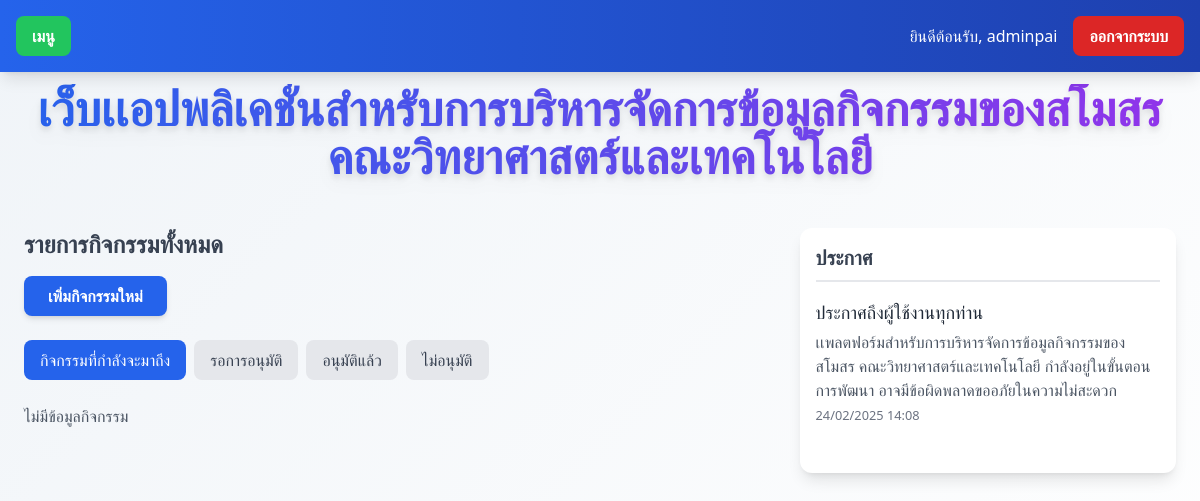
Page / (signed in) on the earlier database version.
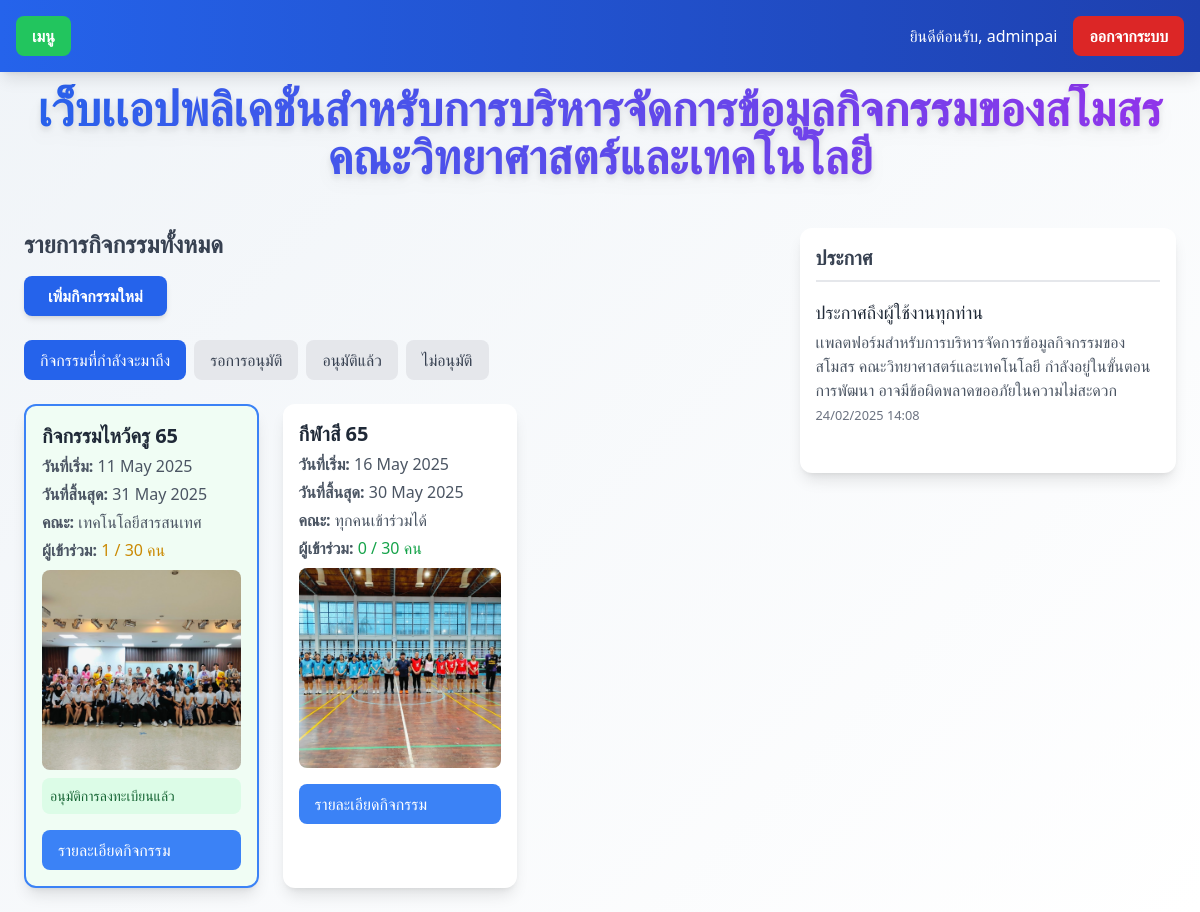
Same page on the later database version.
### myapp/models.py (models this page shows, shortened)
class Announcement(models.Model):
    title = models.CharField(max_length=200)  # หัวข้อประกาศ
    content = models.TextField()  # เนื้อหาประกาศ
    created_at = models.DateTimeField(auto_now_add=True)  # เวลาประกาศอัตโนมัติ

class Activity(models.Model):
    name = models.CharField(
        max_length=255,
        verbose_name='ชื่อกิจกรรม'
    )
    description = models.TextField(
        verbose_name='รายละเอียดกิจกรรม'
    )
    start_date = models.DateField(
        verbose_name='วันที่เริ่มจัดกิจกรรม',
        default=datetime.date.today
    )
    end_date = models.DateField(
        verbose_name='วันที่สิ้นสุดกิจกรรม',
        null=True,  # ยอมให้เป็น NULL
        blank=True  # สามารถทิ้งว่างได้ในฟอร์ม
    )
    created_by = models.ForeignKey(
        CustomUser,
        on_delete=models.CASCADE,
        verbose_name='ผู้สร้างกิจกรรม'
    )
    FACULTY_CHOICES = [
        ('all', 'ทุกคนเข้าร่วมได้'),
        ('CS', 'วิทยาการคอมพิวเตอร์'),
        ('CCS', 'วิทยาศาสตร์เครื่องสำอาง'),
        ('OHS', 'อาชีวอนามัยและความปลอดภัย'),
        ('EHS', 'อนามัยสิ่งแวดล้อมและสาธารณภัย'),
        ('MS', 'วิทยาศาสตร์การแพทย์'),
        ('GS', 'วิทยาศาสตร์ทั่วไป'),
        ('IT', 'เทคโนโลยีสารสนเทศ'),
        ('BIB', 'อุตสาหกรรมชีวภาพเพื่อธุรกิจ'),
        ('CYB', 'ความมั่นคงปลอดภัยไซเบอร์'),
    ]
    faculty = models.CharField(
        max_length=10,
        choices=FACULTY_CHOICES,
        default='all',
        verbose_name='คณะที่จัดกิจกรรม'
    )
    max_participants = models.IntegerField(
        default=0,  # เปลี่ยนจาก 30 เป็น 0 ซึ่งหมายถึงไม่จำกัด
        verbose_name='จำนวนผู้เข้าร่วมสูงสุด',
        help_text='กำหนดเป็น 0 หากไม่ต้องการจำกัดจำนวนผู้เข้าร่วม'
    )
    def get_current_participants(self):
        return self.participation_set.filter(status='approved').count()
    def is_full(self):
        if self.max_participants == 0:  # ถ้าเป็น 0 แสดงว่าไม่จำกัด
            return False
        return self.get_current_participants() >= self.max_participants
    def get_capacity_color(self):
        current = self.get_current_participants()
        if current >= self.max_participants:
            return 'bg-red-100'
        elif current >= (self.max_participants * 0.5):
            return 'bg-yellow-100'
        return 'bg-green-100'
    class Meta:
        verbose_name = 'กิจกรรม'
        verbose_name_plural = 'กิจกรรมทั้งหมด'

class ActivityImage(models.Model):
    activity = models.ForeignKey(
        'Activity',  # ใช้ 'Activity' ในการอ้างอิงโมเดล Activity
        on_delete=models.CASCADE,
        related_name='images',  # ใช้ related_name เพื่อเข้าถึงรูปภาพของกิจกรรมได้ง่าย
        verbose_name='กิจกรรม'  # กิจกรรมที่มีรูปภาพ
    )
    image = models.ImageField(
        upload_to='activity_images/',
        verbose_name='รูปภาพ'  # อัปโหลดไปที่โฟลเดอร์ activity_images/
    )
    class Meta:
        verbose_name = 'รูปภาพกิจกรรม'
        verbose_name_plural = 'รูปภาพทั้งหมด'

### myapp/views.py (the view)
# urls.py: path('', views.index, name='home'),  # ใช้ index เป็นหน้าแรก
def index(request):
    filter_type = request.GET.get('filter', 'upcoming')
    current_datetime = timezone.now()
    announcements = Announcement.objects.order_by('-created_at')
    if filter_type == 'upcoming':
        activities = Activity.objects.filter(
            end_date__gte=current_datetime.date()
        ).order_by('start_date')
    elif filter_type in ['pending', 'approved', 'rejected'] and request.user.is_authenticated:
        activities = Activity.objects.filter(
            participation__student=request.user,
            participation__status=filter_type
        ).distinct()
    else:
        activities = Activity.objects.all().order_by('-start_date')
    for activity in activities:
        activity.current_participants = activity.get_current_participants()
        activity.is_activity_full = activity.is_full()
        activity.capacity_color = activity.get_capacity_color()
    context = {
        'activities': activities,
        'current_filter': filter_type,
        'announcements': announcements,
        'current_date': current_datetime.date()
    }
    return render(request, 'index.html', context)

### myapp/templatetags/custom_filters.py (called while the page is built)
@register.filter
def get_participation(activity, user):
    return activity.participation_set.filter(student=user).first()

### templates/index.html (shortened to what the changed rows need)
{% load static %}
{% load custom_filters %}
<!DOCTYPE html>
<html lang="en">
<head>
  <script src="https://cdn.tailwindcss.com"></script>
</head>
<body class="font-sans">
  <div class="center-container text-center py-6">
    <h1 class="text-4xl md:text-5xl font-extrabold bg-gradient-to-r from-blue-600 to-purple-600 bg-clip-text text-transparent drop-shadow-lg">
      เว็บเเอปพลิเคชั่นสำหรับการบริหารจัดการข้อมูลกิจกรรมของสโมสร<br>คณะวิทยาศาสตร์และเทคโนโลยี
    </h1>
  </div>
  <div class="content-wrapper flex flex-col lg:flex-row justify-between items-start gap-6 px-4 lg:px-6 py-6">
    <div class="activity-section w-full lg:w-2/3 order-1">
      <div class="center-container mb-6">
        <h2 class="text-2xl font-semibold text-gray-700">รายการกิจกรรมทั้งหมด</h2>
      </div>
      <div class="activity-card-container grid grid-cols-1 sm:grid-cols-2 lg:grid-cols-3 gap-6">
        {% for activity in activities %}
          <div class="activity-card
            {% if activity.start_date|date:"Y-m-d" <= current_date|date:"Y-m-d" and activity.end_date|date:"Y-m-d" >= current_date|date:"Y-m-d" %}
                activity-active
            {% endif %}
            rounded-xl shadow-lg hover:shadow-xl transition duration-300 transform hover:-translate-y-2 p-4
            {% if user.is_authenticated %}
                {% with participation=activity|get_participation:user %}
                    {% if participation %}
                      {% if participation.status == 'pending' %}
                        bg-yellow-50
                      {% elif participation.status == 'approved' %}
                        bg-green-50
                      {% elif participation.status == 'rejected' %}
                        bg-red-50
                      {% endif %}
                    {% else %}
                      bg-white
                    {% endif %}
                {% endwith %}
            {% else %}
              bg-white
            {% endif %}">
            <h3 class="text-xl font-semibold text-gray-800">{{ activity.name }}</h3>
            <p class="text-gray-600 mt-1"><strong>วันที่เริ่ม:</strong> {{ activity.start_date }}</p>
            <p class="text-gray-600 mt-1"><strong>วันที่สิ้นสุด:</strong> {{ activity.end_date }}</p>
            <p class="text-gray-600 mt-1"><strong>คณะ:</strong> {{ activity.get_faculty_display }}</p>
            <p class="text-gray-600 mt-1">
              <strong>ผู้เข้าร่วม:</strong>
              {% if activity.max_participants == 0 %}
                <span class="text-green-600">{{ activity.get_current_participants }} คน (ไม่จำกัด)</span>
              {% else %}
                <span class="{% if activity.is_full %}text-red-600 font-medium{% elif activity.get_current_participants >= activity.max_participants|divisibleby:2 %}text-yellow-600{% else %}text-green-600{% endif %}">
                  {{ activity.get_current_participants }} / {{ activity.max_participants }} คน
                </span>
              {% endif %}
            </p>
            {% if activity.images.all %}
                {% for image in activity.images.all %}
                    <img src="{{ image.image.url }}" alt="รูปกิจกรรม" class="mt-2 w-full h-150px object-cover rounded-lg">
                {% endfor %}
            {% else %}
                <p class="text-red-500 mt-2">ไม่มีรูปภาพ</p>
            {% endif %}
            {% if user.is_authenticated %}
              {% with participation=activity|get_participation:user %}
                {% if participation %}
                  <div class="mt-2 p-2 rounded-lg
                    {% if participation.status == 'pending' %}
                      bg-yellow-100 text-yellow-800
                    {% elif participation.status == 'approved' %}
                      bg-green-100 text-green-800
                    {% elif participation.status == 'rejected' %}
                      bg-red-100 text-red-800
                    {% endif %}">
                    <p class="text-sm font-medium">
                      {% if participation.status == 'pending' %}
                        ลงทะเบียนแล้วรอการอนุมัติ
                      {% elif participation.status == 'approved' %}
                        อนุมัติการลงทะเบียนแล้ว
                      {% elif participation.status == 'rejected' %}
                        ไม่อนุมัติการลงทะเบียน
                      {% endif %}
                    </p>
                  </div>
                {% endif %}
              {% endwith %}
            {% endif %}
            <a href="{% url 'activity_info' activity.id %}" class="mt-4 inline-block bg-blue-500 hover:bg-blue-600 text-white font-medium py-2 px-4 rounded-lg transition duration-200">รายละเอียดกิจกรรม</a>
          </div>
        {% empty %}
          <p class="text-gray-600">ไม่มีข้อมูลกิจกรรม</p>
        {% endfor %}
      </div>
    </div>
    <div class="announcement-box w-full lg:w-1/3 bg-white rounded-xl shadow-lg p-4 order-2">
      <h2 class="text-xl font-semibold text-gray-700 mb-4 border-b-2 border-gray-200 pb-2">ประกาศ</h2>
      {% for announcement in announcements %}
        <div class="announcement-item mb-4 pb-4 border-b border-gray-100 last:border-b-0">
          <h3 class="text-lg font-medium text-gray-800">{{ announcement.title }}</h3>
          <p class="text-gray-600 mt-1">{{ announcement.content }}</p>
          <small class="text-gray-500 block mt-1">{{ announcement.created_at|date:"d/m/Y H:i" }}</small>
        </div>
      {% empty %}
        <p class="text-gray-600">ยังไม่มีประกาศ</p>
      {% endfor %}
    </div>
  </div>
</body>
</html>

Differences in the rows shown:
now on this page (row edited): Activity: name "กิจกรรมไหว้ครู 65", start_date "11 May 2025", end_date "31 May 2025", faculty "เทคโนโลยีสารสนเทศ", get_current_participants "1", max_participants "30", shows "อนุมัติการลงทะเบียนแล้ว"
now on this page (row unchanged): ActivityImage: image (picture), shown under "กิจกรรมไหว้ครู 65"
now on this page (row edited): Activity: name "กีฬาสี 65", start_date "16 May 2025", end_date "30 May 2025", faculty "ทุกคนเข้าร่วมได้", get_current_participants "0", max_participants "30"
now on this page (row unchanged): ActivityImage: image (picture), shown under "กีฬาสี 65"
Other differences:
text no longer shown: "ไม่มีข้อมูลกิจกรรม"
